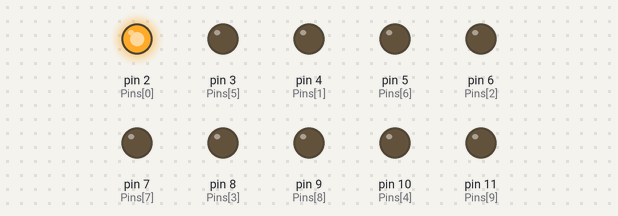
This sketch was run on a simulated Arduino Uno, built with avr-gcc and run on an emulated ATmega328P. On the bench: output pins drawn as LEDs (lit = HIGH).

Above: at 0.1 s.
At 1.1 s:
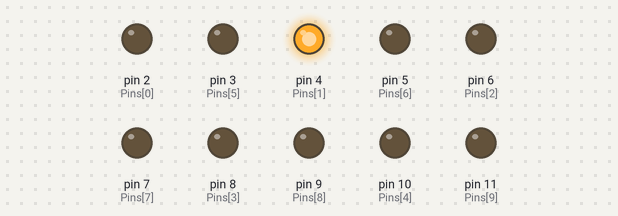
At 2.1 s:
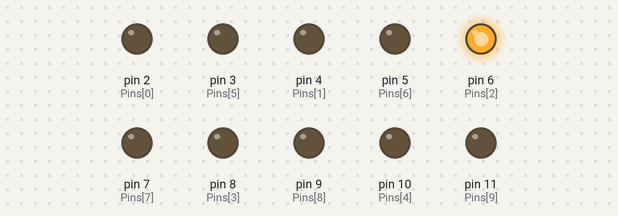
At 5.1 s:
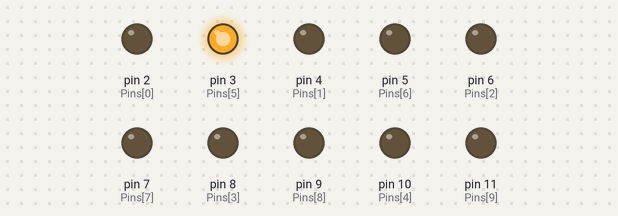
At 7.1 s:
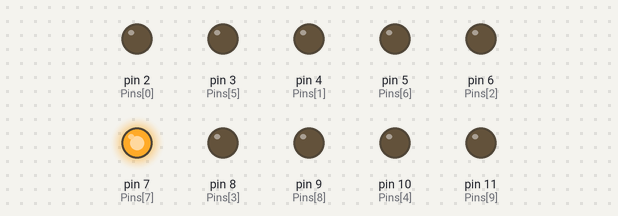
At 9.6 s:
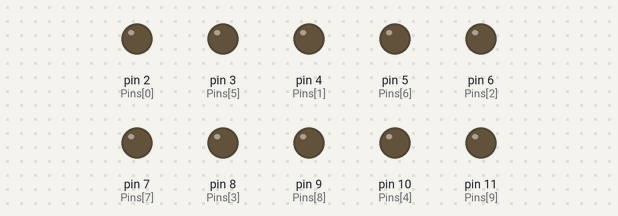
Timing chart, 0 to 11.1 s (numbered marks = the images above):
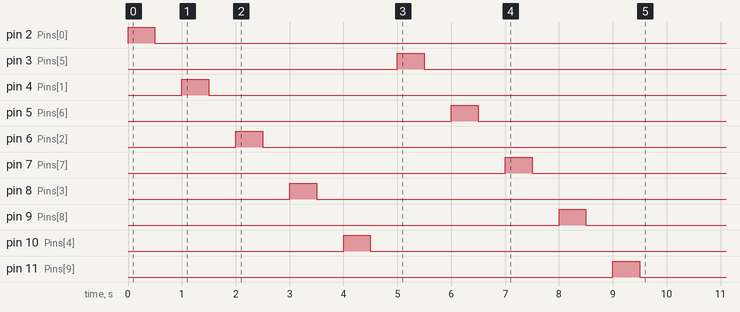

The sketch:

BlinkInTurn10.ino
```cpp
//This sketch turns 10 LEDs on and off in turn

int Pins[10] = {2,4,6,8,10,3,5,7,9,11}; //Specify the pins to use
//2,3=blue, 4,5=green, 6,7=yellow, 8,9=red, 10,11=white

const int brightness=255; //Set brightness level for LEDs (0-255) NOTE: CHANGING THIS VALUE FROM 255 WILL ONLY HAVE EFFECT ON LEDS ATTACHED TO PWM PINS (i.e. pins labelled ~)
const int durationON=500; //Set duration LED should be on for in ms
const long intervalDelay=500; //Set duration of the delay in ms between LED activations
const int repetitions=1; //Set number of times the sequence should run

void setup() {
  //Loop through pins to set them as output and off
    for(int i=0; i<10; i++){
    pinMode(Pins[i],OUTPUT);
    digitalWrite(Pins[i],LOW);
    }

  //For each repetition...
  for (int n=0; n<repetitions; n++){

    //...loop through the pins...
    for(int i=0; i<10; i++){

    //...to turn each pin on (to the brightness level specified),
    //and then off after the specfied delay
    analogWrite(Pins[i],brightness);
    //delay(durationON);
    unsigned long currentMillis = millis(); //Save the current time
    unsigned long OffTime = currentMillis+durationON; //Save the time at which to turn off the LED
    while (millis()<OffTime); //Unless the current time has reached the OffTime, the code stays here
    analogWrite(Pins[i],0);

    //Introduce a delay before continuing to the next step in the loop
    unsigned long currentMillis2 = millis(); //Save the current time
    unsigned long nextEvent = currentMillis2+intervalDelay; //Save the time at which to continue

    while (millis()<nextEvent); //Unless the current time has reached the nextEvent time, the code stays here
    }
  }
}

void loop() {
  // put your main code here, to run repeatedly:

}
```
